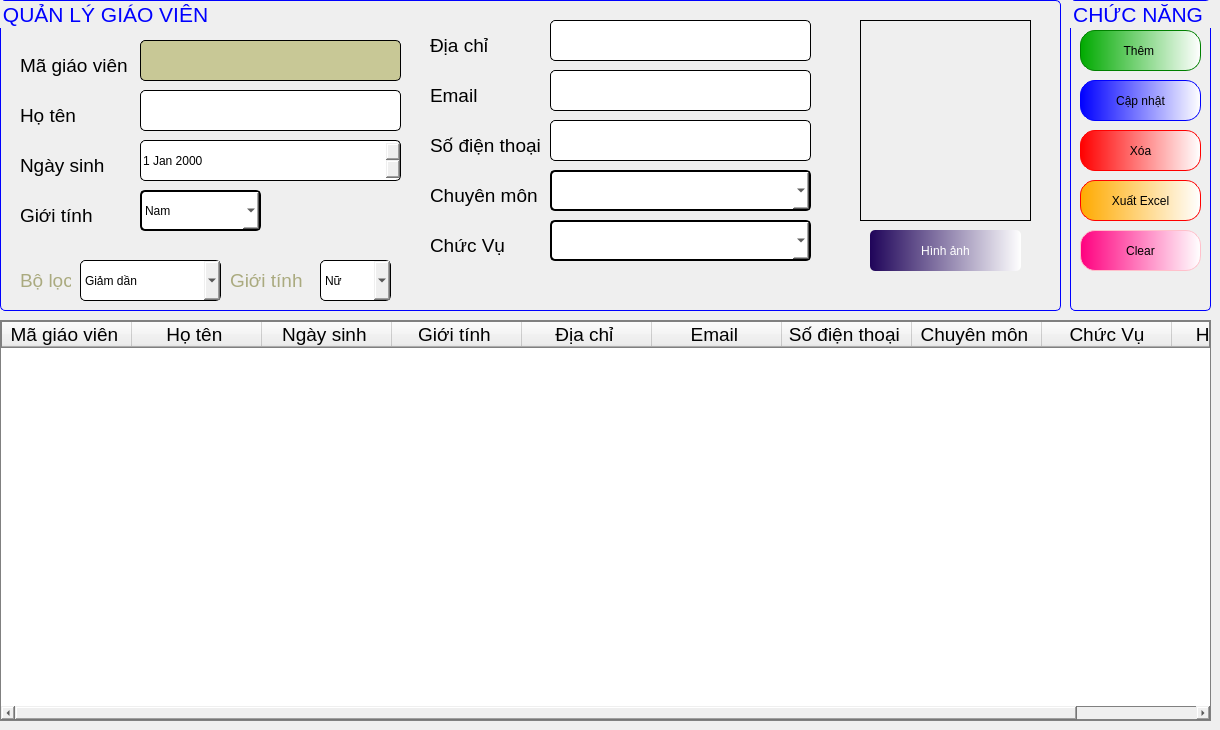
      <widget class="QWidget" name="tab_5">
       <attribute name="title">
        <string>Giáo viên </string>
       </attribute>
       <widget class="QGroupBox" name="groupBox_60">
        <property name="enabled">
         <bool>true</bool>
        </property>
        <property name="geometry">
         <rect>
          <x>0</x>
          <y>0</y>
          <width>1061</width>
          <height>311</height>
         </rect>
        </property>
        <property name="font">
         <font>
          <family>Tahoma</family>
          <pointsize>16</pointsize>
         </font>
        </property>
        <property name="styleSheet">
         <string notr="true">QGroupBox{
border-radius: 5px;
border:0.5px solid blue;
color:blue;
}</string>
        </property>
        <property name="title">
         <string>QUẢN LÝ GIÁO VIÊN </string>
        </property>
        <property name="checkable">
         <bool>false</bool>
        </property>
        <widget class="QLabel" name="label_231">
         <property name="geometry">
          <rect>
           <x>20</x>
           <y>50</y>
           <width>111</width>
           <height>31</height>
          </rect>
         </property>
         <property name="font">
          <font>
           <family>Tahoma</family>
           <pointsize>14</pointsize>
          </font>
         </property>
         <property name="text">
          <string>Mã giáo viên </string>
         </property>
        </widget>
        <widget class="QLabel" name="label_232">
         <property name="geometry">
          <rect>
           <x>20</x>
           <y>100</y>
           <width>101</width>
           <height>31</height>
          </rect>
         </property>
         <property name="font">
          <font>
           <family>Tahoma</family>
           <pointsize>14</pointsize>
          </font>
         </property>
         <property name="text">
          <string>Họ tên</string>
         </property>
        </widget>
        <widget class="QLabel" name="label_233">
         <property name="geometry">
          <rect>
           <x>20</x>
           <y>150</y>
           <width>111</width>
           <height>31</height>
          </rect>
         </property>
         <property name="font">
          <font>
           <family>Tahoma</family>
           <pointsize>14</pointsize>
          </font>
         </property>
         <property name="text">
          <string>Ngày sinh </string>
         </property>
        </widget>
        <widget class="QLabel" name="label_234">
         <property name="geometry">
          <rect>
           <x>20</x>
           <y>200</y>
           <width>111</width>
           <height>31</height>
          </rect>
         </property>
         <property name="font">
          <font>
           <family>Tahoma</family>
           <pointsize>14</pointsize>
          </font>
         </property>
         <property name="text">
          <string>Giới tính</string>
         </property>
        </widget>
        <widget class="QLabel" name="label_235">
         <property name="geometry">
          <rect>
           <x>430</x>
           <y>30</y>
           <width>111</width>
           <height>31</height>
          </rect>
         </property>
         <property name="font">
          <font>
           <family>Tahoma</family>
           <pointsize>14</pointsize>
          </font>
         </property>
         <property name="text">
          <string>Địa chỉ </string>
         </property>
        </widget>
        <widget class="QLabel" name="label_236">
         <property name="geometry">
          <rect>
           <x>430</x>
           <y>80</y>
           <width>111</width>
           <height>31</height>
          </rect>
         </property>
         <property name="font">
          <font>
           <family>Tahoma</family>
           <pointsize>14</pointsize>
          </font>
         </property>
         <property name="text">
          <string>Email </string>
         </property>
        </widget>
        <widget class="QLineEdit" name="lineMaGV">
         <property name="enabled">
          <bool>false</bool>
         </property>
         <property name="geometry">
          <rect>
           <x>140</x>
           <y>40</y>
           <width>261</width>
           <height>41</height>
          </rect>
         </property>
         <property name="styleSheet">
          <string notr="true">QLineEdit{
font: 16pt &quot;Tahoma&quot;;
border-radius:5px;
border: 1px solid black;
	color: rgb(6, 6, 6);
	background-color: ;
	background-color: rgb(200, 200, 150);
}</string>
         </property>
         <property name="text">
          <string/>
         </property>
        </widget>
        <widget class="QLineEdit" name="lineTenGV">
         <property name="geometry">
          <rect>
           <x>140</x>
           <y>90</y>
           <width>261</width>
           <height>41</height>
          </rect>
         </property>
         <property name="styleSheet">
          <string notr="true">QLineEdit{
font: 16pt &quot;Tahoma&quot;;
border-radius:5px;
border: 1px solid black;
}</string>
         </property>
         <property name="text">
          <string/>
         </property>
        </widget>
        <widget class="QLabel" name="label_237">
         <property name="geometry">
          <rect>
           <x>430</x>
           <y>130</y>
           <width>111</width>
           <height>31</height>
          </rect>
         </property>
         <property name="font">
          <font>
           <family>Tahoma</family>
           <pointsize>14</pointsize>
          </font>
         </property>
         <property name="text">
          <string>Số điện thoại </string>
         </property>
        </widget>
        <widget class="QLineEdit" name="diaChiOfGV">
         <property name="geometry">
          <rect>
           <x>550</x>
           <y>20</y>
           <width>261</width>
           <height>41</height>
          </rect>
         </property>
         <property name="styleSheet">
          <string notr="true">QLineEdit{
font: 16pt &quot;Tahoma&quot;;
border-radius:5px;
border: 1px solid black;
}</string>
         </property>
         <property name="text">
          <string/>
         </property>
        </widget>
        <widget class="QLineEdit" name="emailOfGV">
         <property name="enabled">
          <bool>true</bool>
         </property>
         <property name="geometry">
          <rect>
           <x>550</x>
           <y>70</y>
           <width>261</width>
           <height>41</height>
          </rect>
         </property>
         <property name="styleSheet">
          <string notr="true">QLineEdit{
font: 16pt &quot;Tahoma&quot;;
border-radius:5px;
border: 1px solid black;
}</string>
         </property>
         <property name="text">
          <string/>
         </property>
        </widget>
        <widget class="QLineEdit" name="soDienThoaiOfGV">
         <property name="geometry">
          <rect>
           <x>550</x>
           <y>120</y>
           <width>261</width>
           <height>41</height>
          </rect>
         </property>
         <property name="styleSheet">
          <string notr="true">QLineEdit{
font: 16pt &quot;Tahoma&quot;;
border-radius:5px;
border: 1px solid black;
}</string>
         </property>
         <property name="text">
          <string/>
         </property>
        </widget>
        <widget class="QLabel" name="lblImageGiaoVien">
         <property name="geometry">
          <rect>
           <x>860</x>
           <y>20</y>
           <width>171</width>
           <height>201</height>
          </rect>
         </property>
         <property name="styleSheet">
          <string notr="true">QLabel{
border:1px solid black;
}</string>
         </property>
         <property name="text">
          <string/>
         </property>
         <property name="scaledContents">
          <bool>true</bool>
         </property>
        </widget>
        <widget class="QComboBox" name="gioiTinhOfGV">
         <property name="geometry">
          <rect>
           <x>140</x>
           <y>190</y>
           <width>121</width>
           <height>41</height>
          </rect>
         </property>
         <property name="styleSheet">
          <string notr="true">font: 16pt &quot;Tahoma&quot;;
border:2px solid black;
color: black;
background-color: rgb(255, 255, 255);
border-radius:5px;
</string>
         </property>
         <item>
          <property name="text">
           <string>Nam</string>
          </property>
         </item>
         <item>
          <property name="text">
           <string>Nữ </string>
          </property>
         </item>
        </widget>
        <widget class="QDateEdit" name="DatBirthOfGV">
         <property name="geometry">
          <rect>
           <x>140</x>
           <y>140</y>
           <width>261</width>
           <height>41</height>
          </rect>
         </property>
         <property name="styleSheet">
          <string notr="true">font: 20pt &quot;Tahoma&quot;;
border-radius:5px;
border:1px solid black;</string>
         </property>
        </widget>
        <widget class="QComboBox" name="cboxSortGV">
         <property name="geometry">
          <rect>
           <x>80</x>
           <y>260</y>
           <width>141</width>
           <height>41</height>
          </rect>
         </property>
         <property name="styleSheet">
          <string notr="true">QComboBox{
font: 16pt &quot;Tahoma&quot;;
	color: rgb(0, 0, 0);
border: 1px solid black;
border-radius:5px;
}</string>
         </property>
         <item>
          <property name="text">
           <string>Giảm dần</string>
          </property>
         </item>
         <item>
          <property name="text">
           <string>Tăng dần</string>
          </property>
         </item>
        </widget>
        <widget class="QLabel" name="label_240">
         <property name="geometry">
          <rect>
           <x>20</x>
           <y>260</y>
           <width>51</width>
           <height>41</height>
          </rect>
         </property>
         <property name="font">
          <font>
           <family>Tahoma</family>
           <pointsize>14</pointsize>
          </font>
         </property>
         <property name="styleSheet">
          <string notr="true">color: rgb(170, 170, 127);</string>
         </property>
         <property name="text">
          <string>Bộ lọc</string>
         </property>
        </widget>
        <widget class="QLabel" name="label_241">
         <property name="geometry">
          <rect>
           <x>430</x>
           <y>180</y>
           <width>111</width>
           <height>31</height>
          </rect>
         </property>
         <property name="font">
          <font>
           <family>Tahoma</family>
           <pointsize>14</pointsize>
          </font>
         </property>
         <property name="text">
          <string>Chuyên môn</string>
         </property>
        </widget>
        <widget class="QComboBox" name="CboxChuyenMon">
         <property name="geometry">
          <rect>
           <x>550</x>
           <y>170</y>
           <width>261</width>
           <height>41</height>
          </rect>
         </property>
         <property name="styleSheet">
          <string notr="true">font: 16pt &quot;Tahoma&quot;;
border:2px solid black;
color: black;
background-color: rgb(255, 255, 255);
border-radius:5px;
</string>
         </property>
        </widget>
        <widget class="QComboBox" name="cboxSortGT">
         <property name="geometry">
          <rect>
           <x>320</x>
           <y>260</y>
           <width>71</width>
           <height>41</height>
          </rect>
         </property>
         <property name="styleSheet">
          <string notr="true">QComboBox{
font: 16pt &quot;Tahoma&quot;;
	color: rgb(0, 0, 0);
border: 1px solid black;
border-radius:5px;
}</string>
         </property>
         <item>
          <property name="text">
           <string>Nữ</string>
          </property>
         </item>
         <item>
          <property name="text">
           <string>Nam</string>
          </property>
         </item>
        </widget>
        <widget class="QPushButton" name="btnGetImageGiaoVien">
         <property name="geometry">
          <rect>
           <x>870</x>
           <y>230</y>
           <width>151</width>
           <height>41</height>
          </rect>
         </property>
         <property name="styleSheet">
          <string notr="true">QPushButton{
	background-color: qlineargradient(spread:pad, x1:0, y1:0, x2:1, y2:0, stop:0 rgba(31, 4, 89, 255), stop:1 rgba(255, 255, 255, 255));
color:white;
	font: 14pt &quot;Tahoma&quot;;
border-radius:5px;
border-color: qlineargradient(spread:pad, x1:0, y1:0, x2:1, y2:0, stop:0 rgba(255, 178, 102, 255), stop:0.55 rgba(235, 148, 61, 255), stop:0.98 rgba(0, 0, 0, 255), stop:1 rgba(0, 0, 0, 0))
}
QPushButton:hover{
border:0.5px solid black;
	background-color: yellow;
color:black;
	
}</string>
         </property>
         <property name="text">
          <string>Hình ảnh</string>
         </property>
        </widget>
        <widget class="QLabel" name="label_276">
         <property name="geometry">
          <rect>
           <x>430</x>
           <y>230</y>
           <width>111</width>
           <height>31</height>
          </rect>
         </property>
         <property name="font">
          <font>
           <family>Tahoma</family>
           <pointsize>14</pointsize>
          </font>
         </property>
         <property name="text">
          <string>Chức Vụ</string>
         </property>
        </widget>
        <widget class="QComboBox" name="CboxChucVu">
         <property name="geometry">
          <rect>
           <x>550</x>
           <y>220</y>
           <width>261</width>
           <height>41</height>
          </rect>
         </property>
         <property name="styleSheet">
          <string notr="true">font: 16pt &quot;Tahoma&quot;;
border:2px solid black;
color: black;
background-color: rgb(255, 255, 255);
border-radius:5px;
</string>
         </property>
        </widget>
        <widget class="QLabel" name="label_283">
         <property name="geometry">
          <rect>
           <x>230</x>
           <y>260</y>
           <width>81</width>
           <height>41</height>
          </rect>
         </property>
         <property name="font">
          <font>
           <family>Tahoma</family>
           <pointsize>14</pointsize>
          </font>
         </property>
         <property name="styleSheet">
          <string notr="true">color: rgb(170, 170, 127);</string>
         </property>
         <property name="text">
          <string>Giới tính</string>
         </property>
        </widget>
       </widget>
       <widget class="QTableWidget" name="tableGiaoVien">
        <property name="geometry">
         <rect>
          <x>0</x>
          <y>320</y>
          <width>1211</width>
          <height>401</height>
         </rect>
        </property>
        <property name="styleSheet">
         <string notr="true">border: 1px solid gray;
border- radius:2px;
color: rgb(0, 0, 0);
font: 75 14pt &quot;Tahoma&quot;;</string>
        </property>
        <property name="alternatingRowColors">
         <bool>false</bool>
        </property>
        <property name="rowCount">
         <number>0</number>
        </property>
        <attribute name="horizontalHeaderDefaultSectionSize">
         <number>130</number>
        </attribute>
        <attribute name="horizontalHeaderHighlightSections">
         <bool>true</bool>
        </attribute>
        <attribute name="verticalHeaderDefaultSectionSize">
         <number>50</number>
        </attribute>
        <column>
         <property name="text">
          <string>Mã giáo viên </string>
         </property>
         <property name="font">
          <font>
           <family>Tahoma</family>
           <pointsize>14</pointsize>
          </font>
         </property>
         <property name="textAlignment">
          <set>AlignCenter</set>
         </property>
        </column>
        <column>
         <property name="text">
          <string>Họ tên </string>
         </property>
         <property name="font">
          <font>
           <family>Tahoma</family>
           <pointsize>14</pointsize>
          </font>
         </property>
         <property name="textAlignment">
          <set>AlignCenter</set>
         </property>
        </column>
        <column>
         <property name="text">
          <string>Ngày sinh </string>
         </property>
         <property name="font">
          <font>
           <family>Tahoma</family>
           <pointsize>14</pointsize>
          </font>
         </property>
         <property name="textAlignment">
          <set>AlignCenter</set>
         </property>
        </column>
        <column>
         <property name="text">
          <string>Giới tính </string>
         </property>
         <property name="font">
          <font>
           <family>Tahoma</family>
           <pointsize>14</pointsize>
          </font>
         </property>
         <property name="textAlignment">
          <set>AlignCenter</set>
         </property>
        </column>
        <column>
         <property name="text">
          <string>Địa chỉ </string>
         </property>
         <property name="font">
          <font>
           <family>Tahoma</family>
           <pointsize>14</pointsize>
          </font>
         </property>
         <property name="textAlignment">
          <set>AlignCenter</set>
         </property>
        </column>
        <column>
         <property name="text">
          <string>Email </string>
         </property>
         <property name="font">
          <font>
           <family>Tahoma</family>
           <pointsize>14</pointsize>
          </font>
         </property>
         <property name="textAlignment">
          <set>AlignCenter</set>
         </property>
        </column>
        <column>
         <property name="text">
          <string>Số điện thoại </string>
         </property>
         <property name="font">
          <font>
           <family>Tahoma</family>
           <pointsize>14</pointsize>
          </font>
         </property>
         <property name="textAlignment">
          <set>AlignCenter</set>
         </property>
        </column>
        <column>
         <property name="text">
          <string>Chuyên môn </string>
         </property>
         <property name="font">
          <font>
           <family>Tahoma</family>
           <pointsize>14</pointsize>
          </font>
         </property>
         <property name="textAlignment">
          <set>AlignCenter</set>
         </property>
        </column>
        <column>
         <property name="text">
          <string>Chức Vụ</string>
         </property>
         <property name="font">
          <font>
           <family>Tahoma</family>
           <pointsize>14</pointsize>
           <weight>50</weight>
           <bold>false</bold>
          </font>
         </property>
         <property name="textAlignment">
          <set>AlignCenter</set>
         </property>
        </column>
        <column>
         <property name="text">
          <string>Hình ảnh </string>
         </property>
         <property name="font">
          <font>
           <family>Tahoma</family>
           <pointsize>14</pointsize>
          </font>
         </property>
         <property name="textAlignment">
          <set>AlignCenter</set>
         </property>
        </column>
       </widget>
       <widget class="QGroupBox" name="groupBox_14">
        <property name="geometry">
         <rect>
          <x>1070</x>
          <y>0</y>
          <width>141</width>
          <height>311</height>
         </rect>
        </property>
        <property name="font">
         <font>
          <family>Tahoma</family>
          <pointsize>16</pointsize>
         </font>
        </property>
        <property name="styleSheet">
         <string notr="true">QGroupBox{
border:0.5px solid blue;
border-radius:5px;
color:blue;
}</string>
        </property>
        <property name="title">
         <string>CHỨC NĂNG </string>
        </property>
        <widget class="QPushButton" name="btnThemGiaoVien">
         <property name="geometry">
          <rect>
           <x>10</x>
           <y>30</y>
           <width>121</width>
           <height>41</height>
          </rect>
         </property>
         <property name="styleSheet">
          <string notr="true">QPushButton{
font: 16pt &quot;Tahoma&quot;;
border-radius:15px;
border:1px solid green;
	background-color: qlineargradient(spread:pad, x1:0, y1:0, x2:1, y2:0, stop:0 rgba(0, 170, 0, 255), stop:1 rgba(255, 255, 255, 255));
}
QPushButton:hover{
background-color: qlineargradient(spread:pad, x1:0, y1:0, x2:1, y2:0, stop:0 rgba(85, 255, 0, 255), stop:1 rgba(255, 255, 255, 255));
	font: 18pt &quot;Tahoma&quot;;
}
</string>
         </property>
         <property name="text">
          <string>Thêm </string>
         </property>
        </widget>
        <widget class="QPushButton" name="btnCapNhatGiaoVien">
         <property name="geometry">
          <rect>
           <x>10</x>
           <y>80</y>
           <width>121</width>
           <height>41</height>
          </rect>
         </property>
         <property name="styleSheet">
          <string notr="true">QPushButton{
font: 16pt &quot;Tahoma&quot;;
border-radius:15px;
border:1px solid blue;
	background-color: qlineargradient(spread:pad, x1:0, y1:0, x2:1, y2:0, stop:0 rgba(0, 0, 255, 255), stop:1 rgba(255, 255, 255, 255));
}
QPushButton:hover{
	font: 18pt &quot;Tahoma&quot;;
	background-color: qlineargradient(spread:repeat, x1:0, y1:0, x2:1, y2:0, stop:0 rgba(0, 85, 255, 255), stop:1 rgba(255, 255, 255, 255));
}
</string>
         </property>
         <property name="text">
          <string>Cập nhật</string>
         </property>
        </widget>
        <widget class="QPushButton" name="btnXoaGiaoVien">
         <property name="geometry">
          <rect>
           <x>10</x>
           <y>130</y>
           <width>121</width>
           <height>41</height>
          </rect>
         </property>
         <property name="styleSheet">
          <string notr="true">QPushButton{
font: 16pt &quot;Tahoma&quot;;
border-radius:15px;
border:1px solid red;
	background-color: qlineargradient(spread:pad, x1:0, y1:0, x2:1, y2:0, stop:0 rgba(255, 0, 0, 255), stop:1 rgba(255, 255, 255, 255));
}
QPushButton:hover{
	font: 18pt &quot;Tahoma&quot;;
	background-color:qlineargradient(spread:pad, x1:0, y1:0, x2:1, y2:0.028, stop:0 rgba(189, 0, 0, 255), stop:1 rgba(255, 255, 255, 255))
}
</string>
         </property>
         <property name="text">
          <string>Xóa</string>
         </property>
        </widget>
        <widget class="QPushButton" name="btnXuatExcelGV">
         <property name="geometry">
          <rect>
           <x>10</x>
           <y>180</y>
           <width>121</width>
           <height>41</height>
          </rect>
         </property>
         <property name="styleSheet">
          <string notr="true">QPushButton{
font: 16pt &quot;Tahoma&quot;;
border-radius:15px;
border:1px solid red;
background-color: qlineargradient(spread:pad, x1:0, y1:0, x2:1, y2:0, stop:0 rgba(255, 170, 0, 255), stop:1 rgba(255, 255, 255, 255));
}
QPushButton:hover{
	font: 18pt &quot;Tahoma&quot;;
background-color:qlineargradient(spread:pad, x1:0, y1:0, x2:1, y2:0, stop:0 rgba(255, 85, 0, 255), stop:1 rgba(255, 255, 255, 255));
}
</string>
         </property>
         <property name="text">
          <string>Xuất Excel</string>
         </property>
        </widget>
        <widget class="QPushButton" name="pushButton_78">
         <property name="geometry">
          <rect>
           <x>10</x>
           <y>230</y>
           <width>121</width>
           <height>41</height>
          </rect>
         </property>
         <property name="styleSheet">
          <string notr="true">QPushButton{
font: 16pt &quot;Tahoma&quot;;
border-radius:15px;
border:1px solid pink;
background-color: qlineargradient(spread:pad, x1:0, y1:0, x2:1, y2:0, stop:0 rgba(255, 0, 127, 255), stop:1 rgba(255, 255, 255, 255))
}
QPushButton:hover{
	font: 18pt &quot;Tahoma&quot;;
background-color:qlineargradient(spread:pad, x1:0, y1:0, x2:1, y2:0, stop:0 rgba(134, 0, 67, 255), stop:1 rgba(255, 255, 255, 255))
}
</string>
         </property>
         <property name="text">
          <string>Clear</string>
         </property>
        </widget>
       </widget>
      </widget>
